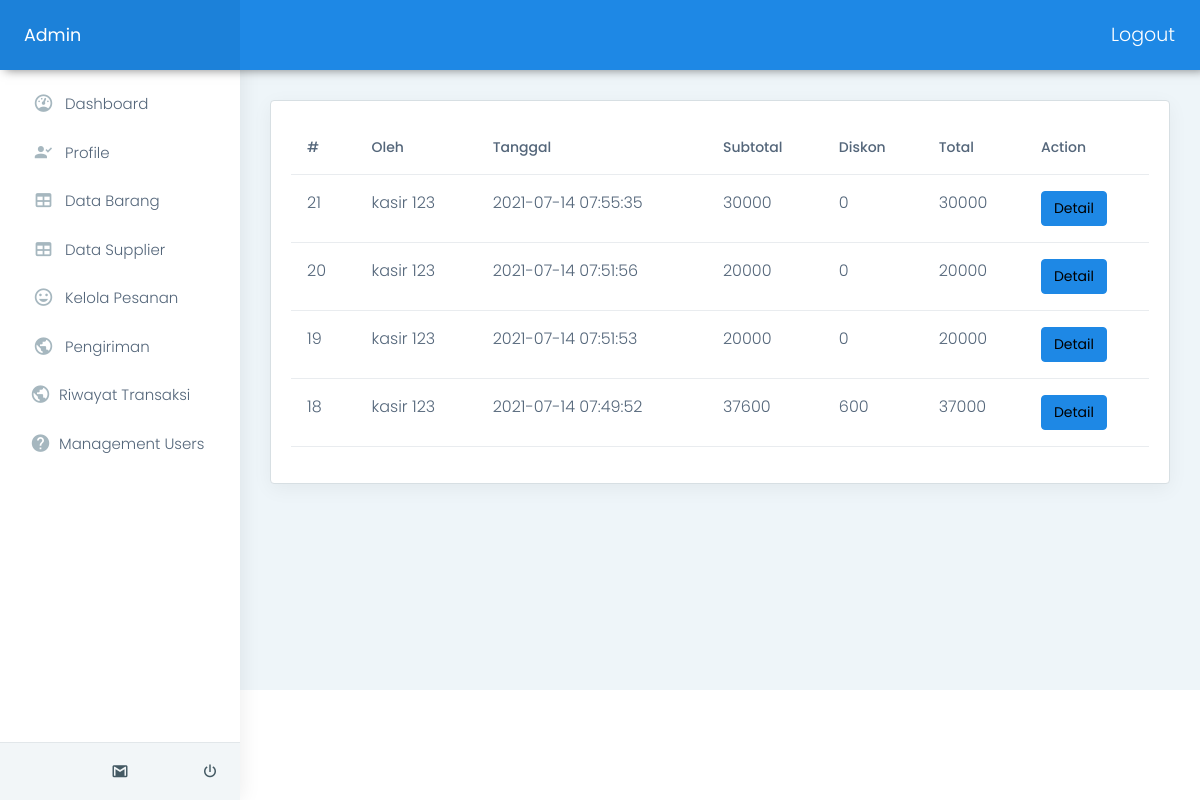
/admin/index.php?page=transaksihis (signed in), run on the app's committed database.
### tables this page shows
CREATE TABLE `tb_transaksi` (
  `Id_transaksi` int(11) NOT NULL,
  `Id_pelanggan` varchar(20) DEFAULT NULL,
  `Tanggal_transaksi` datetime DEFAULT CURRENT_TIMESTAMP,
  `diskon` double DEFAULT NULL,
  `subtotal` double DEFAULT NULL,
  `Total_bayar` varchar(20) DEFAULT NULL,
  `status` varchar(20) DEFAULT NULL,
  `order_by` varchar(40) DEFAULT NULL,
  `metode_bayar` varchar(40) DEFAULT NULL,
  `struk_gambar` varchar(100) DEFAULT NULL
);

### admin/transaksihis/index.php (the view, shortened to what this page needs)
<div class="card">
    <div class="card-body">
        <table class="table user-table">
            <thead>
                <tr>
                    <th class="border-top-0">#</th>
                    <th class="border-top-0">Oleh</th>
                    <th class="border-top-0">Tanggal</th>
                    <th class="border-top-0">Subtotal</th>
                    <th class="border-top-0">Diskon</th>
                    <th class="border-top-0">Total</th>
                    <th class="border-top-0">Action</th>
                </tr>
            </thead>
            <tbody>
                <?php
                    $query="SELECT
                            T.Tanggal_transaksi AS date,T.Total_bayar,T.status,T.Id_transaksi,T.subtotal,T.diskon,
                            CONCAT(U.fname,' ',U.lname) AS oleh
                            FROM tb_transaksi T
                            LEFT JOIN users U ON U.unique_id=T.Id_pelanggan
                            WHERE T.status > 3
                            ORDER BY T.Tanggal_transaksi DESC";
                    $result=mysqli_query($conn,$query);
                    while($row=mysqli_fetch_assoc($result)){
                            ?>
                            <tr>
                                <td><?php echo $row['Id_transaksi']?></td>
                                <td><?php echo $row['oleh'] ?></td>
                                <td><?php echo $row['date']?></td>
                                <td><?php echo $row['subtotal']?></td>
                                <td><?php echo $row['diskon']?></td>
                                <td><?php echo $row['subtotal'] - $row['diskon'] ?></td>
                                <td>
                                    <a class='btn btn-info' href="/ricemil/admin/index.php?page=transaksihis&modul=detail&id=<?php echo $row['Id_transaksi'] ?>">Detail</a>
                                </td>
                            </tr>
                <?php
                    }
                ?>
            </tbody>
        </table>
    </div>
</div>

### data on the page
tb_transaksi: Id_transaksi "21", oleh "kasir 123", Tanggal_transaksi "2021-07-14 07:55:35", subtotal "30000", diskon "0", $row['subtotal']-$row['diskon'] "30000"
tb_transaksi: Id_transaksi "20", oleh "kasir 123", Tanggal_transaksi "2021-07-14 07:51:56", subtotal "20000", diskon "0", $row['subtotal']-$row['diskon'] "20000"
tb_transaksi: Id_transaksi "19", oleh "kasir 123", Tanggal_transaksi "2021-07-14 07:51:53", subtotal "20000", diskon "0", $row['subtotal']-$row['diskon'] "20000"
tb_transaksi: Id_transaksi "18", oleh "kasir 123", Tanggal_transaksi "2021-07-14 07:49:52", subtotal "37600", diskon "600", $row['subtotal'] - $row['diskon'] "37000"
